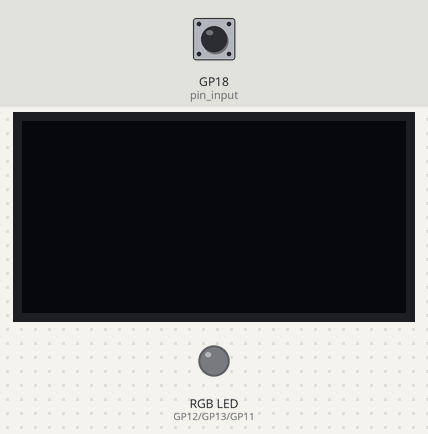
Bench run of a program on a simulated Raspberry Pi Pico running MicroPython. Shown: 128×64 one-colour display, an RGB LED mixed from three pins (HIGH = lit). Inputs (shaded band) come from the test bench; at power-on: GP18 (pin_input) LOW. What the program prints to the serial console is not drawn.

Above: at 1.2 s.
1.3 s: GP18 (pin_input) driven HIGH
At 2.1 s:
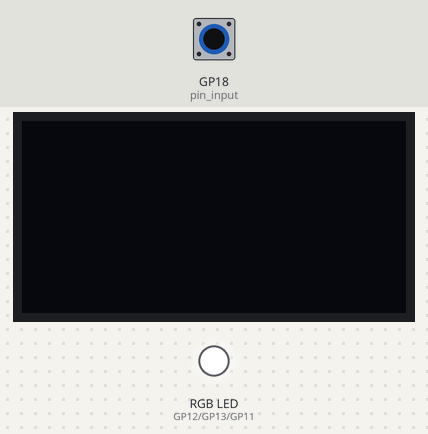
2.8 s: GP18 (pin_input) driven LOW
At 3.2 s:
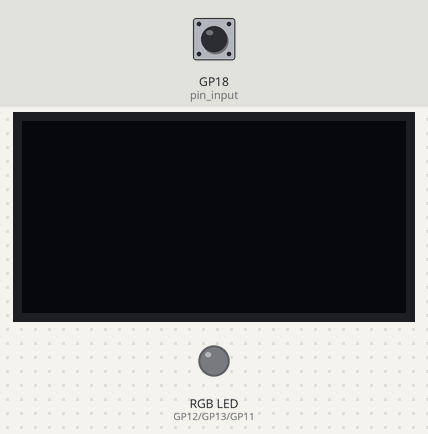
4.3 s: GP18 (pin_input) pulsed HIGH 2 times (0.12 s each, 0.3 s apart)
At 5.1 s:
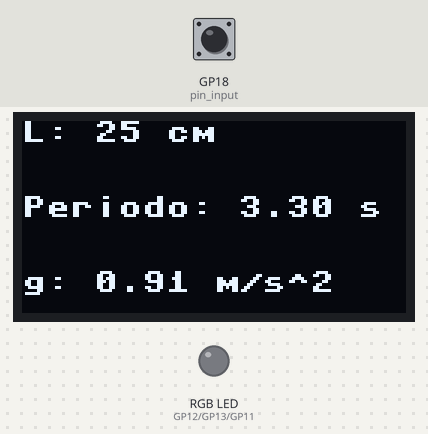
Timing chart, 0 to 7.3 s (numbered marks = the images above; inputs shaded):
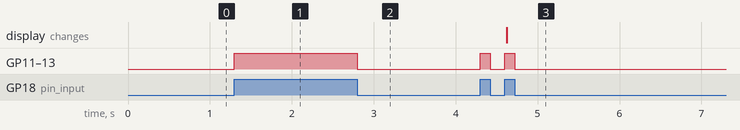

Measured:
- after the input at 1.3 s, GP11 (led_b), GP12 (led_r), GP13 (led_g): LOW → HIGH at once
- after the input at 2.8 s, GP11 (led_b), GP12 (led_r), GP13 (led_g): HIGH → LOW at once
- after the input at 4.3 s, GP11 (led_b), GP12 (led_r), GP13 (led_g): alternates HIGH for 0.12 s and LOW for 0.18 s, 4 changes in all, then stays LOW, starting at once; the display: changes after 0.33 s (image 3)

The program:

V2__funcionando_e_mostrando_no_OLED.py
```python
from machine import Pin, I2C
import time
import math
from ssd1306 import SSD1306_I2C

# Definição dos pinos
pin_input = Pin(18, Pin.IN)
led_r = Pin(12, Pin.OUT)
led_g = Pin(13, Pin.OUT)
led_b = Pin(11, Pin.OUT)

WIDTH = 128
HEIGHT = 64
i2c = I2C(1, scl=Pin(15), sda=Pin(14))
oled = SSD1306_I2C(WIDTH, HEIGHT, i2c)

def set_rgb_color(r, g, b):
    led_r.value(r)
    led_g.value(g)
    led_b.value(b)

def calculate_gravity(T, L):
    g = (4 * math.pi**2 * L) / T**2
    return g

def update_oled(L, period, g):
    oled.fill(0)
    oled.text(f"L: {L*100:.0f} cm", 0, 0)
    oled.text(f"Periodo: {period:.2f} s", 0, 25)
    oled.text(f"g: {g:.2f} m/s^2", 0, 50)
    oled.show()

L = 0.25
last_state = 0
start_time = None
pulse_count = 0

while True:
    current_state = pin_input.value()
    set_rgb_color(current_state, current_state, current_state)

    if current_state and not last_state:
        current_time = time.ticks_ms()
        pulse_count += 1

        if pulse_count == 1:
            start_time = current_time
        elif pulse_count == 3:
            period = (current_time - start_time) / 1000

            g = calculate_gravity(period, L)

            print(f"Período: {period:.2f} s")
            print(f"Aceleração da Gravidade (g) calculada: {g:.2f} m/s^2")

            update_oled(L, period, g)  # Atualiza o display OLED

            start_time = None
            pulse_count = 0

    last_state = current_state
    time.sleep(0.0001)

    
```
